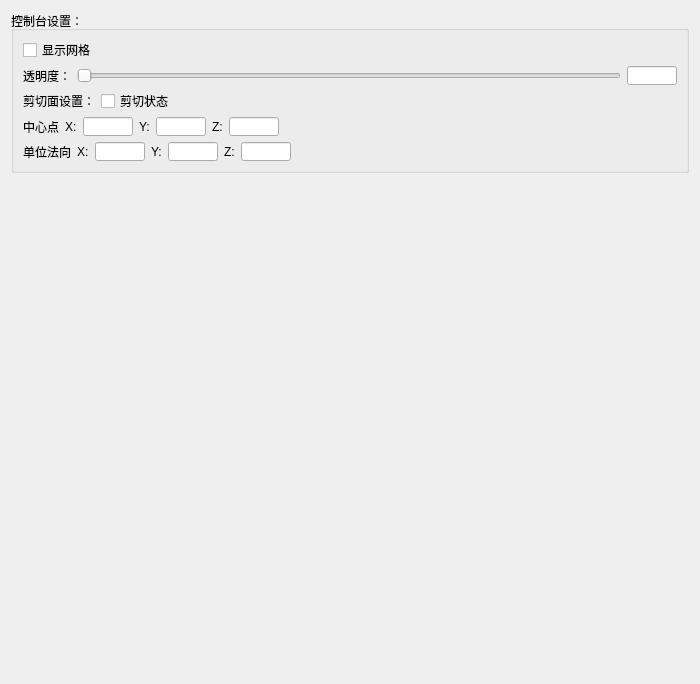
<?xml version="1.0" encoding="UTF-8"?>
<ui version="4.0">
 <class>ControlerConfigWidget</class>
 <widget class="QWidget" name="ControlerConfigWidget">
  <property name="geometry">
   <rect>
    <x>0</x>
    <y>0</y>
    <width>700</width>
    <height>684</height>
   </rect>
  </property>
  <property name="windowTitle">
   <string>Form</string>
  </property>
  <layout class="QGridLayout" name="gridLayout_2">
   <item row="0" column="0">
    <widget class="QGroupBox" name="groupBox">
     <property name="minimumSize">
      <size>
       <width>0</width>
       <height>162</height>
      </size>
     </property>
     <property name="maximumSize">
      <size>
       <width>16777215</width>
       <height>162</height>
      </size>
     </property>
     <property name="title">
      <string>控制台设置：</string>
     </property>
     <layout class="QGridLayout" name="gridLayout">
      <item row="0" column="0">
       <widget class="QCheckBox" name="gridCheckBox">
        <property name="text">
         <string>显示网格</string>
        </property>
       </widget>
      </item>
      <item row="1" column="0">
       <layout class="QHBoxLayout" name="horizontalLayout">
        <item>
         <widget class="QLabel" name="label">
          <property name="text">
           <string>透明度：</string>
          </property>
         </widget>
        </item>
        <item>
         <widget class="QSlider" name="alphaSlider">
          <property name="orientation">
           <enum>Qt::Horizontal</enum>
          </property>
         </widget>
        </item>
        <item>
         <widget class="QLineEdit" name="alphaEdit">
          <property name="minimumSize">
           <size>
            <width>50</width>
            <height>0</height>
           </size>
          </property>
          <property name="maximumSize">
           <size>
            <width>50</width>
            <height>16777215</height>
           </size>
          </property>
          <property name="readOnly">
           <bool>true</bool>
          </property>
         </widget>
        </item>
       </layout>
      </item>
      <item row="2" column="0">
       <layout class="QHBoxLayout" name="horizontalLayout_4">
        <item>
         <widget class="QLabel" name="label_10">
          <property name="text">
           <string>剪切面设置：</string>
          </property>
         </widget>
        </item>
        <item>
         <widget class="QCheckBox" name="clipCheckBox">
          <property name="text">
           <string>剪切状态</string>
          </property>
         </widget>
        </item>
        <item>
         <spacer name="horizontalSpacer">
          <property name="orientation">
           <enum>Qt::Horizontal</enum>
          </property>
          <property name="sizeHint" stdset="0">
           <size>
            <width>40</width>
            <height>20</height>
           </size>
          </property>
         </spacer>
        </item>
       </layout>
      </item>
      <item row="3" column="0">
       <layout class="QHBoxLayout" name="horizontalLayout_2">
        <item>
         <widget class="QLabel" name="label_2">
          <property name="text">
           <string>中心点</string>
          </property>
         </widget>
        </item>
        <item>
         <widget class="QLabel" name="label_4">
          <property name="text">
           <string>X:</string>
          </property>
         </widget>
        </item>
        <item>
         <widget class="QLineEdit" name="centerX">
          <property name="minimumSize">
           <size>
            <width>50</width>
            <height>0</height>
           </size>
          </property>
          <property name="maximumSize">
           <size>
            <width>50</width>
            <height>16777215</height>
           </size>
          </property>
         </widget>
        </item>
        <item>
         <widget class="QLabel" name="label_5">
          <property name="text">
           <string>Y:</string>
          </property>
         </widget>
        </item>
        <item>
         <widget class="QLineEdit" name="centerY">
          <property name="minimumSize">
           <size>
            <width>50</width>
            <height>0</height>
           </size>
          </property>
          <property name="maximumSize">
           <size>
            <width>50</width>
            <height>16777215</height>
           </size>
          </property>
         </widget>
        </item>
        <item>
         <widget class="QLabel" name="label_6">
          <property name="text">
           <string>Z:</string>
          </property>
         </widget>
        </item>
        <item>
         <widget class="QLineEdit" name="centerZ">
          <property name="minimumSize">
           <size>
            <width>50</width>
            <height>0</height>
           </size>
          </property>
          <property name="maximumSize">
           <size>
            <width>50</width>
            <height>16777215</height>
           </size>
          </property>
         </widget>
        </item>
        <item>
         <spacer name="horizontalSpacer_2">
          <property name="orientation">
           <enum>Qt::Horizontal</enum>
          </property>
          <property name="sizeHint" stdset="0">
           <size>
            <width>40</width>
            <height>20</height>
           </size>
          </property>
         </spacer>
        </item>
       </layout>
      </item>
      <item row="4" column="0">
       <layout class="QHBoxLayout" name="horizontalLayout_3">
        <item>
         <widget class="QLabel" name="label_3">
          <property name="text">
           <string>单位法向</string>
          </property>
         </widget>
        </item>
        <item>
         <widget class="QLabel" name="label_9">
          <property name="text">
           <string>X:</string>
          </property>
         </widget>
        </item>
        <item>
         <widget class="QLineEdit" name="normalX">
          <property name="minimumSize">
           <size>
            <width>50</width>
            <height>0</height>
           </size>
          </property>
          <property name="maximumSize">
           <size>
            <width>50</width>
            <height>16777215</height>
           </size>
          </property>
         </widget>
        </item>
        <item>
         <widget class="QLabel" name="label_8">
          <property name="text">
           <string>Y:</string>
          </property>
         </widget>
        </item>
        <item>
         <widget class="QLineEdit" name="normalY">
          <property name="minimumSize">
           <size>
            <width>50</width>
            <height>0</height>
           </size>
          </property>
          <property name="maximumSize">
           <size>
            <width>50</width>
            <height>16777215</height>
           </size>
          </property>
         </widget>
        </item>
        <item>
         <widget class="QLabel" name="label_7">
          <property name="text">
           <string>Z:</string>
          </property>
         </widget>
        </item>
        <item>
         <widget class="QLineEdit" name="normalZ">
          <property name="minimumSize">
           <size>
            <width>50</width>
            <height>0</height>
           </size>
          </property>
          <property name="maximumSize">
           <size>
            <width>50</width>
            <height>16777215</height>
           </size>
          </property>
         </widget>
        </item>
        <item>
         <spacer name="horizontalSpacer_3">
          <property name="orientation">
           <enum>Qt::Horizontal</enum>
          </property>
          <property name="sizeHint" stdset="0">
           <size>
            <width>40</width>
            <height>20</height>
           </size>
          </property>
         </spacer>
        </item>
       </layout>
      </item>
     </layout>
    </widget>
   </item>
   <item row="1" column="0">
    <spacer name="verticalSpacer">
     <property name="orientation">
      <enum>Qt::Vertical</enum>
     </property>
     <property name="sizeHint" stdset="0">
      <size>
       <width>20</width>
       <height>495</height>
      </size>
     </property>
    </spacer>
   </item>
  </layout>
 </widget>
 <resources/>
 <connections/>
</ui>
